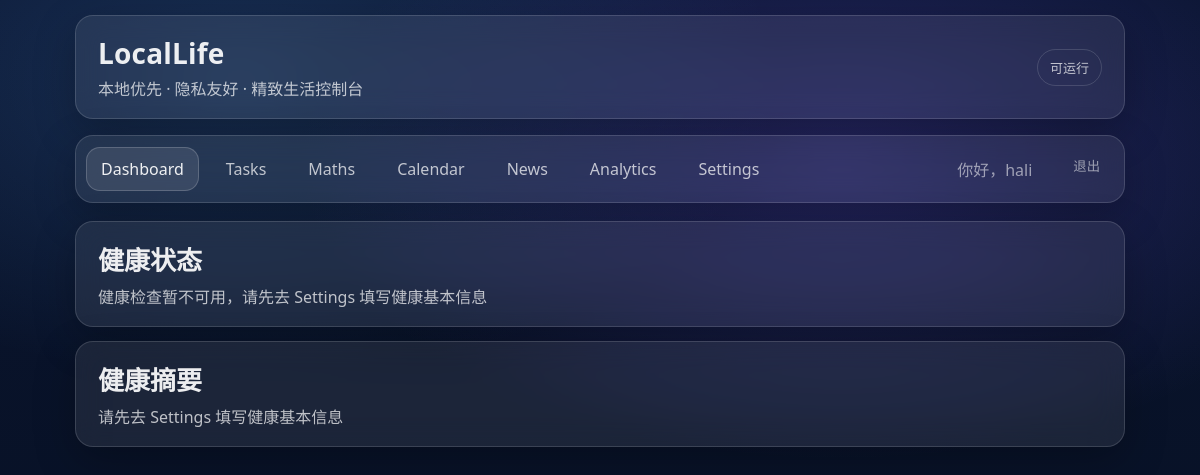
The app's page / (signed in), older data.
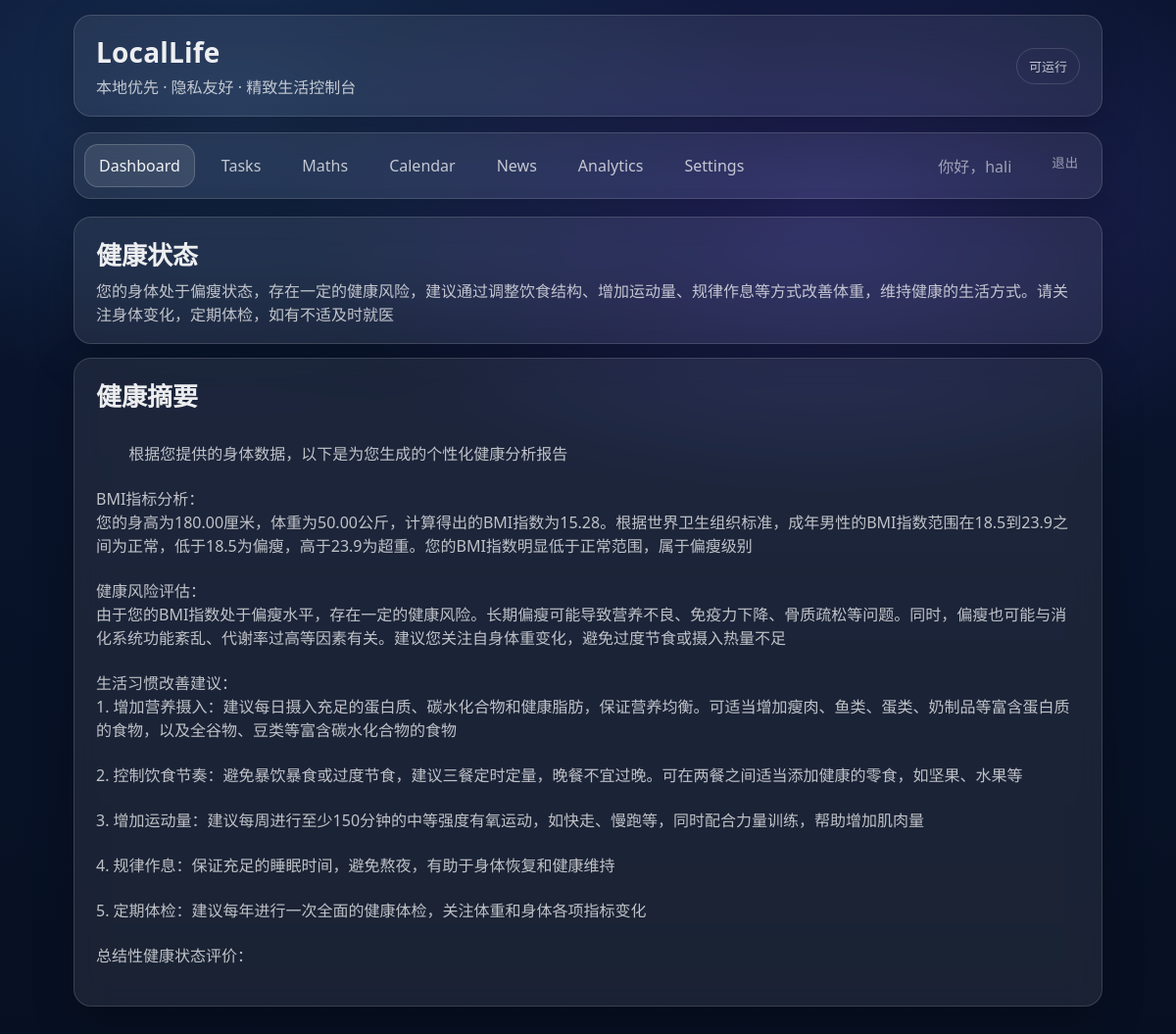
The same page, newer data.
### profiles/models.py (models this page shows, shortened)
class HealthProfile(models.Model):
    user = models.OneToOneField(settings.AUTH_USER_MODEL, on_delete=models.CASCADE)
    height_cm = models.DecimalField(max_digits=5, decimal_places=2,null=True, blank=True)
    weight_kg = models.DecimalField(max_digits=5, decimal_places=2, null=True, blank=True)
    age_year=models.IntegerField(null=True,blank=True)
    updated_at = models.DateTimeField(auto_now=True)
    GENDER_CHOICES = [
        ("M", "男"),
        ("F", "女"),
    ]
    gender = models.CharField(max_length=1, choices=GENDER_CHOICES,blank=True)
    ai_summary = models.TextField(blank=True, default="")
    ai_status = models.CharField(max_length=64, blank=True, default="")
    ai_signature = models.CharField(max_length=64, blank=True, default="")  # 用于判断“数据是否变过”
    ai_updated_at = models.DateTimeField(null=True, blank=True)

### core/views.py (the view, shortened to what this page needs)
# urls.py: path("", views.dashboard, name="dashboard"),
@login_required
def dashboard(request):
    profile = HealthProfile.objects.filter(user=request.user).first()
    has_basic = (profile is not None and profile.height_cm is not None and profile.weight_kg is not None and profile.age_year is not None)
    ai_summary = ""
    ai_status = ""
    if has_basic:
        sig = make_signature(profile)
        if profile.ai_signature == sig and profile.ai_summary:
            ai_summary = profile.ai_summary
            ai_status = profile.ai_status or ""
    return render(request,"core/dashboard.html",
                {"has_basic": has_basic,
                "ai_summary": ai_summary,
                "ai_status": ai_status,
                "profile": profile}
    )

### core/views.py (called while the page is built)
def make_signature(profile: HealthProfile) -> str:
    raw = f"{profile.height_cm}|{profile.weight_kg}|{profile.age_year}|{profile.gender}"
    return hashlib.sha256(raw.encode("utf-8")).hexdigest()

### templates/core/dashboard.html (shortened to what this page needs)
{% extends "base.html" %}
{% block content %}
  <section class="glass card">
    <div class="card-title">健康状态</div>
    {% if has_basic %}
      <div class="card-subtitle">
        {{ ai_status|default:"检查中..." }}
      </div>
    {% else %}
      <div class="card-subtitle">
        健康检查暂不可用，请先去 Settings 填写健康基本信息
      </div>
    {% endif %}
  </section>
  <section class="glass card">
    <div class="card-title">健康摘要</div>
    {% if has_basic %}
      <div class="card-subtitle" style="white-space: pre-wrap;">
        {{ ai_summary }}
      </div>
    {% else %}
      <div class="card-subtitle">请先去 Settings 填写健康基本信息</div>
    {% endif %}
  </section>
{% endblock %}

Row changes from the older to the newer data that the page shows:
now on this page (row edited): HealthProfile: ai_status "您的身体处于偏瘦状态，存在一定的健康风险，建议通过调整饮食结构、增加运动量、规律作息等方式改善体重，维持健康的生活方式。请关注身体变化，定期体检，如有不适及时就医", ai_summary "根据您提供的身体数据，以下是为您生成的个性化健康分析报告 BMI指标分析： 您的身高为180.00厘米，体重为50.00公斤，计算得出的BMI指数为15.28。根据世界卫生组织标准，成年男性的BMI指数范围在18.5到23.9之间为正常，低于18.5为偏瘦，高于23.9为超重。您的BMI指数明显低于正常范围，属于偏瘦级别 健康风险评估： 由于您的BMI指数处于偏瘦水平，存在一定的健康风险。长期偏瘦可能导致营养不良、免疫力下降、骨质疏松等问题。同时，偏瘦也可能与消化系统功能紊乱、代谢率过高等因素有关。建议您关注自身体重变化，避免过度节食或摄入热量不足 生活习惯改善建议： 1. 增加营养摄入：建议每日摄入充足的蛋白质、碳水化合物和健康脂肪，保证营养均衡。可适当增加瘦肉、鱼类、蛋类、奶制品等富含蛋白质的食物，以及全谷物、豆类等富含碳水化合物的食物 2. 控制饮食节奏：避免暴饮暴食或过度节食，建议三餐定时定量，晚餐不宜过晚。可在两餐之间适当添加健康的零食，如坚果、水果等 3. 增加运动量：建议每周进行至少150分钟的中等强度有氧运动，如快走、慢跑等，同时配合力量训练，帮助增加肌肉量 4. 规律作息：保证充足的睡眠时间，避免熬夜，有助于身体恢复和健康维持 5. 定期体检：建议每年进行一次全面的健康体检，关注体重和身体各项指标变化 总结性健康状态评价："
Text that changed along with them:
text no longer shown: "健康检查暂不可用，请先去 Settings 填写健康基本信息 请先去 Settings 填写健康基本信息"
